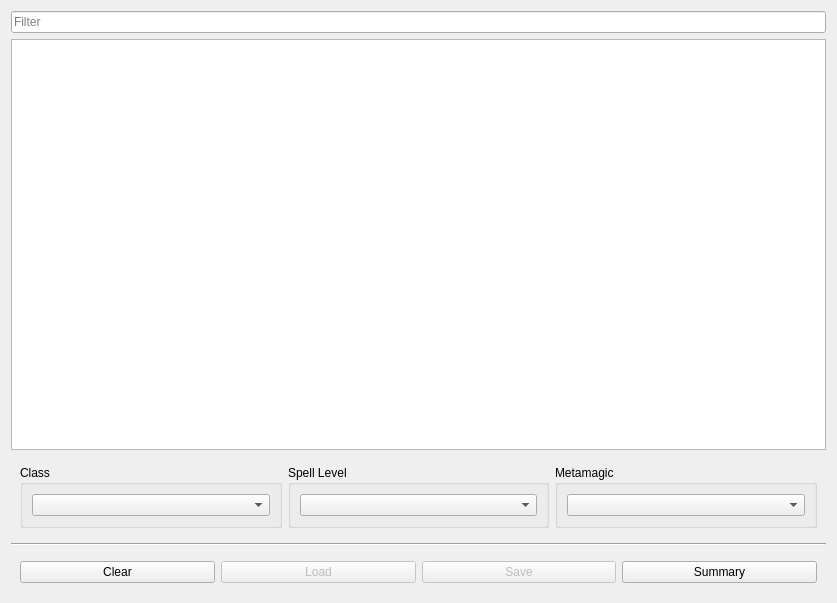
<?xml version="1.0" encoding="UTF-8"?>
<ui version="4.0">
 <class>CreatureSpellSelector</class>
 <widget class="QWidget" name="CreatureSpellSelector">
  <property name="geometry">
   <rect>
    <x>0</x>
    <y>0</y>
    <width>837</width>
    <height>603</height>
   </rect>
  </property>
  <property name="windowTitle">
   <string>Form</string>
  </property>
  <layout class="QVBoxLayout" name="verticalLayout">
   <item>
    <widget class="QLineEdit" name="filter">
     <property name="placeholderText">
      <string>Filter</string>
     </property>
    </widget>
   </item>
   <item>
    <widget class="QTableView" name="spells">
     <property name="alternatingRowColors">
      <bool>true</bool>
     </property>
     <property name="selectionBehavior">
      <enum>QAbstractItemView::SelectionBehavior::SelectRows</enum>
     </property>
     <property name="sortingEnabled">
      <bool>true</bool>
     </property>
    </widget>
   </item>
   <item>
    <widget class="QWidget" name="widget" native="true">
     <layout class="QHBoxLayout" name="horizontalLayout">
      <item>
       <widget class="QGroupBox" name="groupBox_3">
        <property name="title">
         <string>Class</string>
        </property>
        <layout class="QHBoxLayout" name="horizontalLayout_5">
         <item>
          <widget class="QComboBox" name="classes"/>
         </item>
        </layout>
       </widget>
      </item>
      <item>
       <widget class="QGroupBox" name="groupBox">
        <property name="title">
         <string>Spell Level</string>
        </property>
        <layout class="QHBoxLayout" name="horizontalLayout_2">
         <item>
          <widget class="QComboBox" name="level"/>
         </item>
        </layout>
       </widget>
      </item>
      <item>
       <widget class="QGroupBox" name="groupBox_2">
        <property name="title">
         <string>Metamagic</string>
        </property>
        <layout class="QHBoxLayout" name="horizontalLayout_3">
         <item>
          <widget class="QComboBox" name="metamagic"/>
         </item>
        </layout>
       </widget>
      </item>
     </layout>
    </widget>
   </item>
   <item>
    <widget class="Line" name="line">
     <property name="orientation">
      <enum>Qt::Orientation::Horizontal</enum>
     </property>
    </widget>
   </item>
   <item>
    <widget class="QWidget" name="widget_2" native="true">
     <layout class="QHBoxLayout" name="horizontalLayout_4">
      <item>
       <widget class="QPushButton" name="clear">
        <property name="text">
         <string>Clear</string>
        </property>
       </widget>
      </item>
      <item>
       <widget class="QPushButton" name="load">
        <property name="enabled">
         <bool>false</bool>
        </property>
        <property name="text">
         <string>Load</string>
        </property>
       </widget>
      </item>
      <item>
       <widget class="QPushButton" name="save">
        <property name="enabled">
         <bool>false</bool>
        </property>
        <property name="text">
         <string>Save</string>
        </property>
       </widget>
      </item>
      <item>
       <widget class="QPushButton" name="summary">
        <property name="text">
         <string>Summary</string>
        </property>
       </widget>
      </item>
     </layout>
    </widget>
   </item>
  </layout>
 </widget>
 <resources/>
 <connections/>
</ui>
